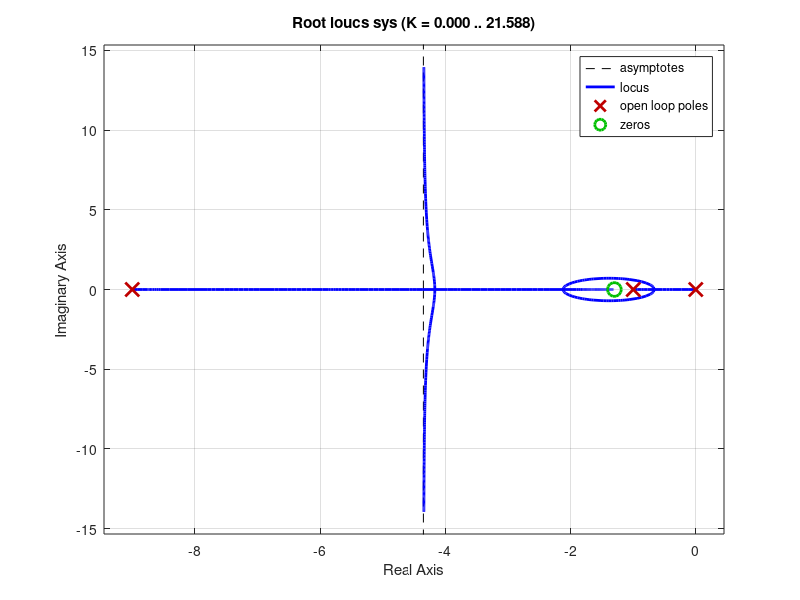

The MATLAB source for this figure: (Note: this script raises an error after producing the figure.)
clear;
s = tf('s');
c = 1.3;
%Open loop system
sys = (10*(s+c))/(s*(s+1)*(s+9));
figure(1);
rlocus(sys);
%We choose a kp value
Kp = 3.5;
sys = Kp*sys;
figure(2);
opt = stepDataOptions('StepAmplitude',60);
step(feedback(sys, 1, -1),opt)
Ki = Kp*c;
fprintf('Kp = %2.3f Ki = %2.3f c = %2.1f\n',Kp,Ki,c)